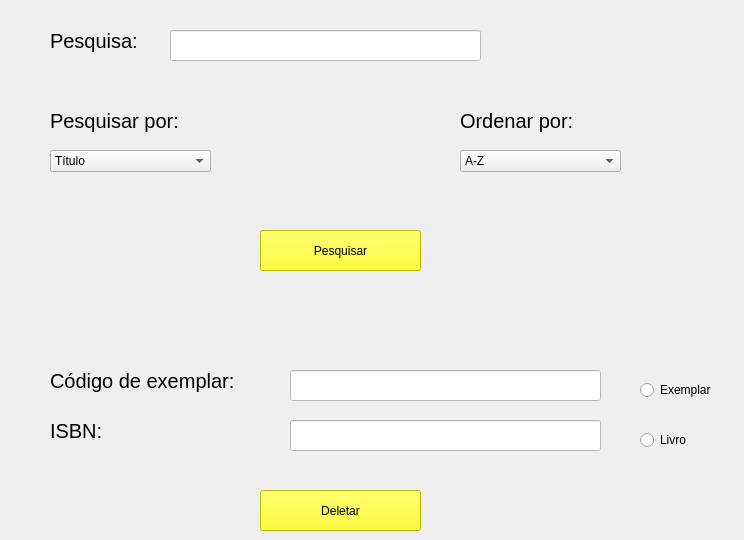
    <widget class="QWidget" name="tab_4">
     <attribute name="title">
      <string>Catalogo</string>
     </attribute>
     <widget class="QLineEdit" name="InsertPesquisa">
      <property name="geometry">
       <rect>
        <x>170</x>
        <y>30</y>
        <width>311</width>
        <height>31</height>
       </rect>
      </property>
      <property name="styleSheet">
       <string notr="true">background-color: rgb(255, 255, 255);</string>
      </property>
     </widget>
     <widget class="QLabel" name="Pesquisa">
      <property name="geometry">
       <rect>
        <x>50</x>
        <y>20</y>
        <width>111</width>
        <height>41</height>
       </rect>
      </property>
      <property name="font">
       <font>
        <pointsize>15</pointsize>
       </font>
      </property>
      <property name="lineWidth">
       <number>1</number>
      </property>
      <property name="text">
       <string>Pesquisa:</string>
      </property>
     </widget>
     <widget class="QLabel" name="PesquisarPor">
      <property name="geometry">
       <rect>
        <x>50</x>
        <y>100</y>
        <width>171</width>
        <height>41</height>
       </rect>
      </property>
      <property name="font">
       <font>
        <pointsize>15</pointsize>
       </font>
      </property>
      <property name="lineWidth">
       <number>1</number>
      </property>
      <property name="text">
       <string>Pesquisar por:</string>
      </property>
     </widget>
     <widget class="QLabel" name="OrdenarPor">
      <property name="geometry">
       <rect>
        <x>460</x>
        <y>100</y>
        <width>171</width>
        <height>41</height>
       </rect>
      </property>
      <property name="font">
       <font>
        <pointsize>15</pointsize>
       </font>
      </property>
      <property name="lineWidth">
       <number>1</number>
      </property>
      <property name="text">
       <string>Ordenar por:</string>
      </property>
     </widget>
     <widget class="QComboBox" name="SelecionaPesquisarPor">
      <property name="geometry">
       <rect>
        <x>50</x>
        <y>150</y>
        <width>161</width>
        <height>22</height>
       </rect>
      </property>
      <item>
       <property name="text">
        <string>Título</string>
       </property>
      </item>
      <item>
       <property name="text">
        <string>Nome Autor</string>
       </property>
      </item>
      <item>
       <property name="text">
        <string>Sobrenome Autor</string>
       </property>
      </item>
      <item>
       <property name="text">
        <string>Palavra Chave</string>
       </property>
      </item>
     </widget>
     <widget class="QComboBox" name="SelecionaOrdenarPor">
      <property name="geometry">
       <rect>
        <x>460</x>
        <y>150</y>
        <width>161</width>
        <height>22</height>
       </rect>
      </property>
      <item>
       <property name="text">
        <string>A-Z</string>
       </property>
      </item>
      <item>
       <property name="text">
        <string>Z-A</string>
       </property>
      </item>
      <item>
       <property name="text">
        <string>Ano de Publicação</string>
       </property>
      </item>
      <item>
       <property name="text">
        <string>Edição</string>
       </property>
      </item>
     </widget>
     <widget class="QPushButton" name="PesquisarCatalogo">
      <property name="geometry">
       <rect>
        <x>260</x>
        <y>230</y>
        <width>161</width>
        <height>41</height>
       </rect>
      </property>
      <property name="styleSheet">
       <string notr="true">background-color: rgb(255, 255, 0);</string>
      </property>
      <property name="text">
       <string>Pesquisar</string>
      </property>
     </widget>
     <widget class="QLabel" name="Pesquisa_5">
      <property name="geometry">
       <rect>
        <x>50</x>
        <y>410</y>
        <width>231</width>
        <height>41</height>
       </rect>
      </property>
      <property name="font">
       <font>
        <pointsize>15</pointsize>
       </font>
      </property>
      <property name="lineWidth">
       <number>1</number>
      </property>
      <property name="text">
       <string>ISBN:</string>
      </property>
     </widget>
     <widget class="QLabel" name="Pesquisa_6">
      <property name="geometry">
       <rect>
        <x>50</x>
        <y>360</y>
        <width>231</width>
        <height>41</height>
       </rect>
      </property>
      <property name="font">
       <font>
        <pointsize>15</pointsize>
       </font>
      </property>
      <property name="lineWidth">
       <number>1</number>
      </property>
      <property name="text">
       <string>Código de exemplar:</string>
      </property>
     </widget>
     <widget class="QLineEdit" name="InsertCodExemDelete">
      <property name="geometry">
       <rect>
        <x>290</x>
        <y>370</y>
        <width>311</width>
        <height>31</height>
       </rect>
      </property>
      <property name="styleSheet">
       <string notr="true">background-color: rgb(255, 255, 255);</string>
      </property>
     </widget>
     <widget class="QPushButton" name="DeletarLivros">
      <property name="geometry">
       <rect>
        <x>260</x>
        <y>490</y>
        <width>161</width>
        <height>41</height>
       </rect>
      </property>
      <property name="styleSheet">
       <string notr="true">background-color: rgb(255, 255, 0);</string>
      </property>
      <property name="text">
       <string>Deletar</string>
      </property>
     </widget>
     <widget class="QLineEdit" name="InsertTitLivroDelete">
      <property name="geometry">
       <rect>
        <x>290</x>
        <y>420</y>
        <width>311</width>
        <height>31</height>
       </rect>
      </property>
      <property name="styleSheet">
       <string notr="true">background-color: rgb(255, 255, 255);</string>
      </property>
     </widget>
     <widget class="QRadioButton" name="radioButton_4">
      <property name="geometry">
       <rect>
        <x>640</x>
        <y>380</y>
        <width>95</width>
        <height>20</height>
       </rect>
      </property>
      <property name="text">
       <string>Exemplar</string>
      </property>
     </widget>
     <widget class="QRadioButton" name="radioButton_5">
      <property name="geometry">
       <rect>
        <x>640</x>
        <y>430</y>
        <width>95</width>
        <height>20</height>
       </rect>
      </property>
      <property name="text">
       <string>Livro</string>
      </property>
     </widget>
    </widget>
